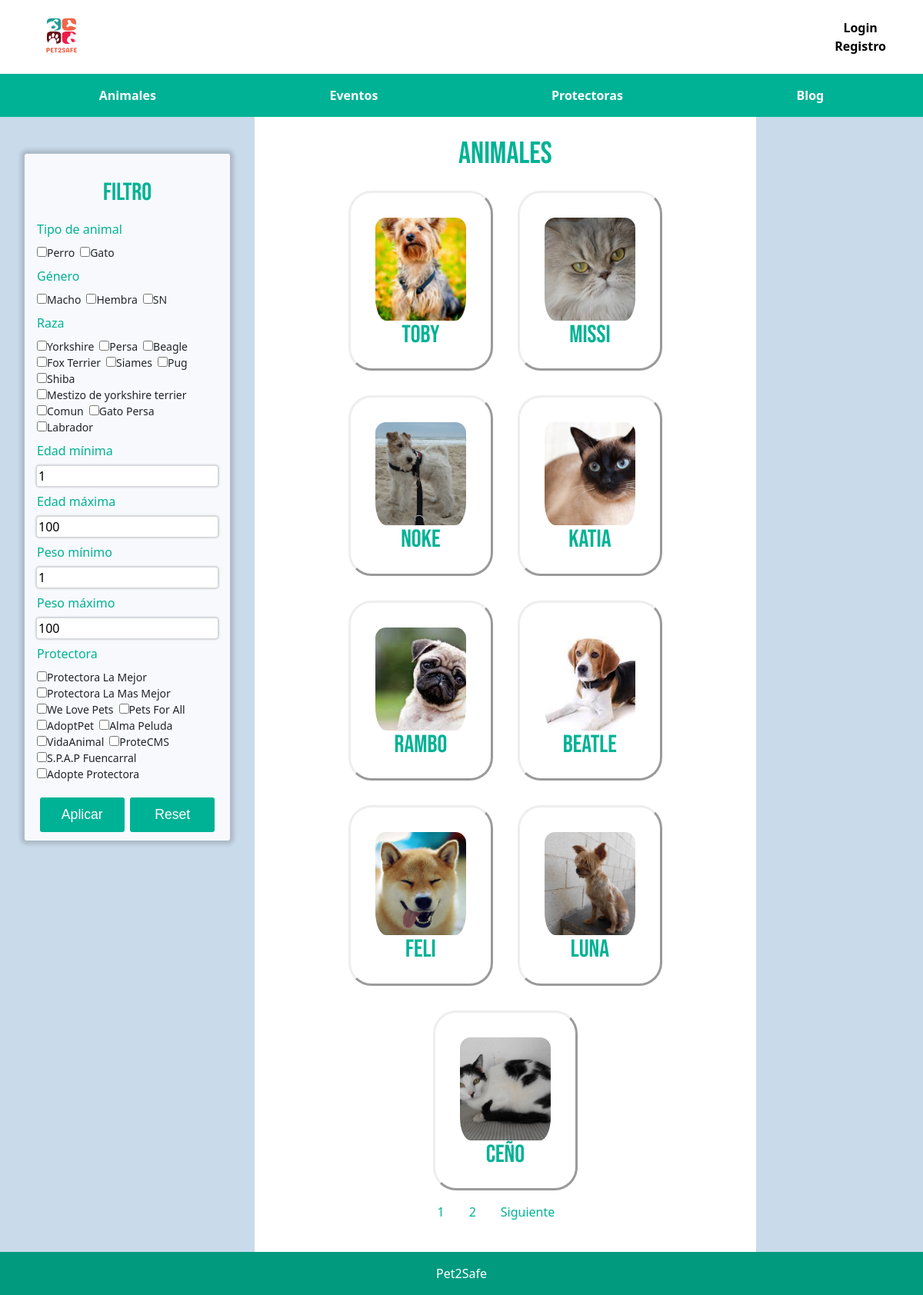
The app's page /animalesVista/animales.php with its own data.
### tables this page shows
CREATE TABLE `protectora` (
  `ID` int(11) NOT NULL,
  `nombre` varchar(30) NOT NULL,
  `estado` int(11) NOT NULL,
  `telefono` int(9) NOT NULL,
  `email` varchar(100) NOT NULL,
  `direccion` varchar(100) NOT NULL,
  `descripcion` varchar(512) NOT NULL,
  `imagen` varchar(30) DEFAULT NULL
);

CREATE TABLE `animales` (
  `ID` int(11) NOT NULL,
  `nombre` varchar(30) NOT NULL,
  `tipo` varchar(30) NOT NULL,
  `protectora` int(11) DEFAULT NULL,
  `edad` int(3) NOT NULL,
  `raza` varchar(30) NOT NULL,
  `genero` varchar(30) NOT NULL,
  `peso` int(3) NOT NULL,
  `imagen` varchar(30) DEFAULT NULL
);

### includes/animales/Animal.php (called while the page is built, shortened)
<?php
class Animal{
    private $ID;
    private $nombre;
    private $protectora;
    private $edad;
    private $raza;
    private $genero;
    private $peso;
    private $imagen;
    private function __construct($idAnimal = null, $nombreAnimal, $tipo, $protectora, $edad, $genero, $raza, $peso, $imagen = null) {
        $this->ID = $idAnimal;
        $this->nombre = $nombreAnimal;
        $this->protectora = $protectora;
        $this->edad = $edad;
        $this->raza = $raza;
        $this->genero = $genero;
        $this->peso = $peso;
        $this->imagen = $imagen;
    }
    public function getId()
    {
        return $this->ID;
    }
    public function getNombre()
    {
        return $this->nombre;
    }
    public function getProtectora()
    {
        return $this->protectora;
    }
    public function getEdad()
    {
        return $this->edad;
    }
    public function getRaza()
    {
        return $this->raza;
    }
    public function getGenero()
    {
        return $this->genero;
    }
    public function getPeso()
    {
        return $this->peso;
    }
    public function getImagen()
    {
        return $this->imagen;
    }
    public static function animalesAdoptables($filtro, $offset, $limit){
        $conn = Aplicacion::getInstance()->getConexionBd();
        $query = sprintf("SELECT * FROM animales A WHERE %s A.protectora is not null ORDER BY A.ID LIMIT $offset, $limit", $filtro);
        $rs = $conn->query($query);
        $result = false;
        $i = 0;
        if ($rs->num_rows > 0) {
            while($fila = $rs->fetch_assoc()) {
                $result[$i] = new Animal($fila['ID'], $fila['nombre'], $fila['tipo'],
                $fila['protectora'], $fila['edad'], $fila['genero'],
                $fila['raza'],  $fila['peso'], $fila['imagen']);
                $i = $i + 1;
            }
        }
        else {
            error_log("Error BD ({$conn->errno}): {$conn->error}");
        }
        return $result;
    }
    public static function cuentaAnimalesAdoptables($filtro){
        $conn = Aplicacion::getInstance()->getConexionBd();
        $query = sprintf("SELECT * FROM animales A WHERE %s A.protectora is not null", $filtro);
        $rs = $conn->query($query);
        $conteo = $rs->num_rows;
        return $conteo;
    }
    public static function getTipos(){
        $result = null;
        $conn = Aplicacion::getInstance()->getConexionBd();
        $query = sprintf("SELECT DISTINCT A.tipo FROM animales A ");
        $rs = $conn->query($query);
        if ($rs) {
            $i = 0;
            while($fila = $rs->fetch_assoc()) {
                $result[$i] = $fila['tipo'];
                $i += 1;
            }
        } else {
            error_log("Error BD ({$conn->errno}): {$conn->error}");
        }
        return $result;
    }
    public static function getRazas(){
        $result = null;
        $conn = Aplicacion::getInstance()->getConexionBd();
        $query = sprintf("SELECT DISTINCT A.raza FROM animales A ");
        $rs = $conn->query($query);
        if ($rs) {
            $i = 0;
            while($fila = $rs->fetch_assoc()) {
                $result[$i] = $fila['raza'];
                $i += 1;
            }
        } else {
            error_log("Error BD ({$conn->errno}): {$conn->error}");
        }
        return $result;
    }
}
?>

### includes/protectora/Protectora.php (called while the page is built, shortened)
<?php
class Protectora{
    private $ID= NULL;
    private $nombre;
    private function __construct($nombre, $estado, $telefono, $email, $direccion, $descripcion, $imagen = null, $ID = null){
        $this->ID = $ID;
        $this->nombre = $nombre;
    }
    public static function buscaPorId($idProtectora)
    {
        $conn = Aplicacion::getInstance()->getConexionBd();
        $query = sprintf("SELECT * FROM protectora WHERE ID=%d", $idProtectora);
        $rs = $conn->query($query);
        $result = null;
        if ($rs) {
            $fila = $rs->fetch_assoc();
            if ($fila) {
                $result = new Protectora($fila['nombre'],  $fila['estado'], $fila['telefono'],
                            $fila['email'], $fila['direccion'], $fila['descripcion'], $fila['imagen'],
                            $fila['ID']);
            }
        } else {
            error_log("Error BD ({$conn->errno}): {$conn->error}");
        }
        return $result;
    }
    public static function buscaPorEstado($estadoProtectora, $offset = NULL, $limit = NULL)
    {
        $conn = Aplicacion::getInstance()->getConexionBd();
        if($offset == null && $limit == null){
            $query = sprintf("SELECT * FROM protectora WHERE estado='%s'", $estadoProtectora);
        }
        else{
            $query = sprintf("SELECT * FROM protectora WHERE estado='%s' ORDER BY ID LIMIT $offset, $limit", $estadoProtectora);
        }
        $rs = $conn->query($query);
        $result = null;
        $i = 0;
        if ($rs->num_rows > 0) {
            while($fila = $rs->fetch_assoc()) {
               $result[$i] = new Protectora($fila['nombre'],  $fila['estado'], $fila['telefono'],
                            $fila['email'], $fila['direccion'], $fila['descripcion'], $fila['imagen'],
                            $fila['ID']);
               $i = $i + 1;
            }
        }
        else {
            error_log("Error BD ({$conn->errno}): {$conn->error}");
        }
        return $result;
    }
    public function getId()
    {
        return $this->ID;
    }
    public function getNombre()
    {
        return $this->nombre;
    }
}
?>

### includes/config.php (called while the page is built, shortened)
<?php
spl_autoload_register(function ($class) {
    $prefix = 'es\\ucm\\fdi\\aw\\';
    $base_dir = __DIR__ . '/';
    $len = strlen($prefix);
    $relative_class = substr($class, $len);
    $file = $base_dir . str_replace('\\', '/', $relative_class) . '.php';
});

### animalesVista/animales.php (the view, shortened to what this page needs)
<?php
require_once dirname(__DIR__,1).'/includes/config.php';
function mostrarAnimales(){
    $animalesPorPagina = 9;
    $pagina = 1;
    if (isset($_GET["pagina"])) {
        $pagina = $_GET["pagina"];
        $url = $_SERVER['REQUEST_URI'];
        $url = removeGet($url, 'pagina');
    }else{
        $url = $_SERVER['REQUEST_URI'];
    }
    $limit = $animalesPorPagina;
    $offset = ($pagina - 1) * $animalesPorPagina;
    $filtro = filtro();
    $conteo = Animal::cuentaAnimalesAdoptables($filtro);
    $paginas = ceil($conteo / $limit);
    $animales = Animal::animalesAdoptables($filtro, $offset, $limit);
    $html = ' ';
    if($animales){
        $html .= "<div class=\"listaSeccion\">";
        foreach($animales as $animal){
            $nombre = $animal->getNombre();
            $idAnimal = $animal->getId();
            $idprotectora = $animal->getProtectora();
            $protectora = Protectora::buscaPorId($idprotectora);
            $imagen=$animal->getImagen();
            $htmlImagenes = ' ';
            if ($imagen){
                $rutaImagenes = $imagen;
                $rutaImg = implode(DIRECTORY_SEPARATOR, [RUTA_IMAGENES_ANIMALES_MOSTRAR, $rutaImagenes]);
                $htmlImagenes = "<a href='./animal.php?id=$idAnimal'><img src=\"$rutaImg\"class=\"imgLista\"></a>
                </a>";
            }else{
                $rutaImagenes = "pordefecto.jpeg";
                $rutaImg = implode(DIRECTORY_SEPARATOR, [RUTA_IMAGENES_ANIMALES_MOSTRAR, $rutaImagenes]);
                $htmlImagenes = "<a href='./animal.php?id=$idAnimal'><img src=\"$rutaImg\"class=\"imgLista\"></a>
                </a>";
            }
            $html .= "<div class=\"contenedorLista\">
                         <div>
                            $htmlImagenes
                            <a href='./animal.php?id=$idAnimal'><h2> $nombre</h2></a>
                        </div>
                    </div>";
        }
        $html .= "</div>
            <ul class=\"paginacion\">";
        if($paginas > 1){
            if(isset($_GET['formId'])){
                for ($x = 1; $x <= $paginas; $x++) {
                    $html .= "<li class=\"numPaginacion\">
                    <a href='$url&pagina=$x'>$x</a>
                    </li>";
                }
            }else{
                for ($x = 1; $x <= $paginas; $x++) {
                    $html .= "<li class=\"numPaginacion\">
                    <a href='$url?pagina=$x'>$x</a>
                    </li>";
                }
            }
        }
        if ($pagina < $paginas) {
            $aux = $pagina + 1;
            if(isset($_GET['formId'])){
                $html .= "<li class=\"numPaginacion\">
                <a href='$url&pagina=$aux'>
                Siguiente
                </a>
                </li>";
            }else{
                $html .= "<li class=\"numPaginacion\">
                <a href='$url?pagina=$aux'>
                Siguiente
                </a>
                </li>";
            }
        }
        $html .= "</ul>";
    }
    else{
        $html = '<p>¡VAYA! Parece que no hay animales en adopción...</p>
                <a href= \'/animalesVista/animales.php\'>
                <img src="/img/errorbusquedaAnimales.gif" id ="errorAnimales" alt = "error">
                </a>';
    }
    return $html;
}
function filtro(){
    $filtro = "";
    return $filtro;
}
$listarAnimales = mostrarAnimales();
$form = new FormularioFiltroAnimales();
$formFiltro = $form->gestiona();
$contenidoSideBarIzq = <<< EOS
<div id="filtro">
    <h2> Filtro </h2>
    $formFiltro
</div>
EOS;
$contenidoPrincipal = <<<EOS
<div class="seccion">
    <h1>Animales</h1>
    $listarAnimales
</div>
EOS;
require dirname(__DIR__,1).'/includes/vistas/plantillas/plantilla.php';

### includes/animales/FormularioFiltroAnimales.php (shortened to what this page needs)
<?php
class FormularioFiltroAnimales extends Formulario
{
    private $tiposGenero=[
        0=>"Macho",
        1=>"Hembra",
        2 =>"SN",
    ];
    protected function generaCamposTipo(&$datos){
        $html='';
        if(Animal::getTipos()){
            foreach(Animal::getTipos() as $tipoAnimal ){
                $checked="";
                $html.="<div><input type=\"checkbox\" name=\"tipo[]\" value=\"$tipoAnimal\" $checked>$tipoAnimal</div>";
            }
        }
            return $html;
    }
    protected function generaCamposRaza(&$datos){
        $html='';
        if(Animal::getTipos()){
            foreach(Animal::getRazas() as $razaAnimal ){
                $checked="";
                $html.="<div><input type=\"checkbox\" name=\"raza[]\" value=\"$razaAnimal\" $checked>$razaAnimal</div>";
            }
        }
        return $html;
    }
    protected function generaCamposProtectora(&$datos){
        $html='';
        $protectoras = Protectora::buscaPorEstado(Protectora::ACTIVA);
        if($protectoras){
            foreach($protectoras as $protectora ){
                $nombre=$protectora->getNombre();
                $id = $protectora->getId();
                $checked="";
                $html.="<div><input type=\"checkbox\" name=\"protectora[]\" value=\"$id\" $checked />$nombre</div>";
            }
        }
        return $html;
    }
    protected function generaCamposGenero(&$datos){
        $html='';
        foreach($this->tiposGenero as $genero ){
            $html.="<div><input type=\"checkbox\" name=\"genero[]\" value=\"$genero\"$ />$genero</div>";
        }
        return $html;
    }
    protected function generaCamposFormulario(&$datos){
        $tipo = self::generaCamposTipo($datos);
        $raza = self::generaCamposRaza($datos);
        $protectora = self::generaCamposProtectora($datos);
        $genero =  self::generaCamposGenero($datos);
        $edadmin = $datos['edadmin'] ?? '1';
        $edadmax = $datos['edadmax'] ?? '100';
        $pesomin = $datos['pesomin'] ?? '1';
        $pesomax = $datos['pesomax'] ?? '100';
        $htmlErroresGlobales = self::generaListaErroresGlobales($this->errores);
        $erroresCampos = self::generaErroresCampos(['tipo','raza','protectora','genero','edadmin', 'edadmax', 'pesomin', 'pesomax'], $this->errores, 'span', array('class' => 'error'));
        $html = <<<EOF
        $htmlErroresGlobales
            <div class="campoFiltroCheckbox">
                <label>Tipo de animal</label>
                <div>
                    $tipo
                </div>
            </div>
            <div class="campoFiltroCheckbox">
            <label for="genero">Género</label>
                <div>
                    $genero
                </div>
            </div>
            <div class="campoFiltroCheckbox">
                <label for="raza">Raza</label>
                <div>
                    $raza
                </div>
            </div>
            <div class="campoFiltro">
                <label for="edadmin">Edad mínima</label>
                <input id="edadmin" type="number" name="edadmin" value="$edadmin" min ="0"/>
                {$erroresCampos['edadmin']}
            </div>
            <div class="campoFiltro">
                <label for="edadmax">Edad máxima</label>
                <input id="edadmax" type="number" name="edadmax" value="$edadmax" min ="0" />
                <span id="errorEdad"></span>
                {$erroresCampos['edadmax']}
            </div>
            <div class="campoFiltro">
                <label for="pesomin">Peso mínimo</label>
                <input id="pesomin" type="number" name="pesomin" value="$pesomin" min ="0" />
                {$erroresCampos['pesomin']}
            </div>
            <div class="campoFiltro">
                <label for="pesomax">Peso máximo</label>
                <input id="pesomax" type="number" name="pesomax" value="$pesomax"min ="0"/>
                <span id="errorPeso"></span>
                {$erroresCampos['pesomax']}
            </div>
            <div class="campoFiltroCheckbox">
                <label for="">Protectora</label>
                <div>
                    $protectora
                </div>
            </div>
            <div id="botonesFiltro">
                <button type="submit" id='botonFiltro'>Aplicar</button>
                <input type="button" id='botonFiltro' onclick=" location.href='animales.php' " value="Reset" name="Reset" />
            </div>
        EOF;
        return $html;
    }
}

### records on screen
protectora: nombre "Protectora La Mejor"
protectora: nombre "Protectora La Mas Mejor"
protectora: nombre "We Love Pets"
protectora: nombre "Pets For All"
protectora: nombre "AdoptPet"
protectora: nombre "Alma Peluda"
protectora: nombre "VidaAnimal"
protectora: nombre "ProteCMS"
protectora: nombre "S.P.A.P Fuencarral"
protectora: nombre "Adopte Protectora"
animales: imagen (picture), nombre "Toby"
animales: imagen (picture), nombre "Missi"
animales: imagen (picture), nombre "Noke"
animales: imagen (picture), nombre "Katia"
animales: imagen (picture), nombre "Rambo"
animales: imagen (picture), nombre "Beatle"
animales: imagen (picture), nombre "Feli"
animales: imagen (picture), nombre "Luna"
animales: imagen (picture), nombre "Ceño"

### other values on screen
$tipoAnimal "Perro"
$tipoAnimal "Gato"
$genero "Macho"
$genero "Hembra"
$genero "SN"
$razaAnimal "Yorkshire"
$razaAnimal "Persa"
$razaAnimal "Beagle"
$razaAnimal "Fox Terrier"
$razaAnimal "Siames"
$razaAnimal "Pug"
$razaAnimal "Shiba"
$razaAnimal "Mestizo de yorkshire terrier"
$razaAnimal "Comun"
$razaAnimal "Gato Persa"
